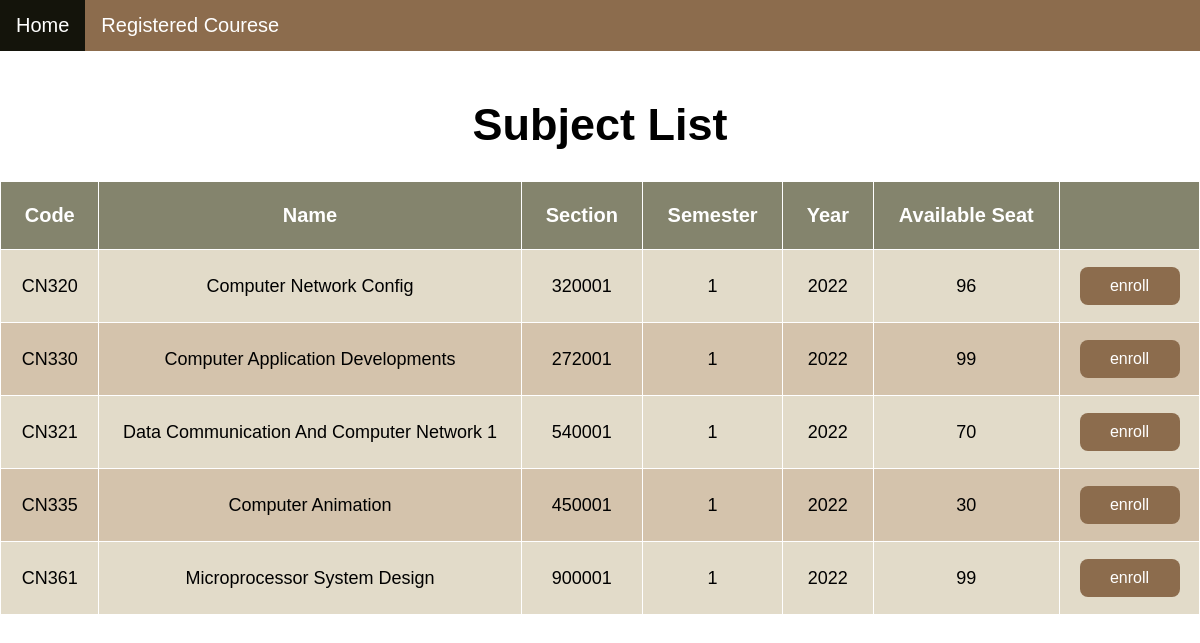
Page /booking/ (signed in) on the committed database.
### booking/models.py (models this page shows, shortened)
class Subject(models.Model):
    class_number = models.CharField(max_length=5, default="")
    subject_name = models.CharField(max_length=64, default="")
    section = models.CharField(max_length=10, default="")
    semester = models.CharField(max_length=10, default="")
    year = models.CharField(max_length=10, default="")
    seats = models.CharField(max_length=10, default="")

### booking/views.py (the view)
# urls.py: path('', views.index, name='index'),
def index(request):
    user = User.objects.get(pk=request.user.id)
    enrolled_subjects = Booking.objects.filter(user=user)
    id = []
    for subject in enrolled_subjects:
        id.append(subject.course_number.id)
    subjects = Subject.objects.exclude(pk__in=id)
    return render(request, "booking/index.html",{
        'subjects': subjects
    })

### booking/templates/booking/index.html (shortened to what this page needs)
{% extends 'booking/layout.html' %}
{% block body %}
<!DOCTYPE html>
<html>
<head>
</head>
<body>
    <div class="topnav">
        <a class="active" href="{% url 'index' %}">Home</a>
        <a href="{% url 'booking:checksubreg' %}">Registered Courese</a>
    </div>
    <br>
    <div class= style="padding-left:16px">
        <center> <h1>Subject List</h1> </center>
        {% if subjects %}
        <table>
            <tr>
                <th>Code</th>
                <th>Name</th>
                <th>Section</th>
                <th>Semester</th>
                <th>Year</th>
                <th>Available Seat</th>
                <th></th>
            </tr>
            {% for subject in subjects %}
            <tr>
                <td>{{ subject.class_number }}</td>
                <td>{{ subject.subject_name }}</td>
                <td>{{ subject.section }}</td>
                <td>{{ subject.semester }}</td>
                <td>{{ subject.year }}</td>
                <td>{{ subject.seats }}</td>
                <td>
                    <form action="{% url 'booking:booking' subject.id %}" method="post" >
                        <button class="button" style="vertical-align:middle" type="submit"><span>enroll</span></button>
                    </form>
                </td>
            </tr>
            {% endfor %}
        </table>
    {% endif %}
    </div>
</body>
</html>
{% endblock %}

### booking/templates/booking/index.html (style rules this page uses)
body { margin: 0; font-family: Calibri, Helvetica, sans-serif; }
.topnav { overflow: hidden; background-color: #8c6c4d; }
.topnav a { float: left; color: white; text-align: center; padding: 14px 16px; text-decoration: none; font-size: 20px; }
.topnav a.active { background-color: #14140b; color: white; }
h1 { font-size: 45px; }
table { border-collapse: collapse; border-spacing: 0; width: 100%; border: 1px solid white; }
th { border: 1px solid white; border-collapse: collapse; text-align: center; padding: 22px; background-color: #84846d; color: white; font-size: 20px; }
td { border: 1px solid white; border-collapse: collapse; text-align: center; padding: 16px; font-size: 18px; }
tr:nth-child(even) { background-color: #e2dbc9; }
tr:nth-child(odd) { background-color: #d4c3ac ; }
.button { display: inline-block; border-radius: 8px; background-color: #8c6c4d; border: none; color: #FFFFFF; text-align: center; font-size: 16px; padding: 10px; width: 100px; transition: all 0.5s; cursor: pointer; margin: 1px; }
.button span { cursor: pointer; display: inline-block; position: relative; transition: 0.5s; }
.button span:after { content: '\00bb'; position: absolute; opacity: 0; top: 0; right: -20px; transition: 0.5s; }

### rows in the picture
Subject: class_number "CN320", subject_name "Computer Network Config", section "320001", semester "1", year "2022", seats "96"
Subject: class_number "CN330", subject_name "Computer Application Developments", section "272001", semester "1", year "2022", seats "99"
Subject: class_number "CN321", subject_name "Data Communication And Computer Network 1", section "540001", semester "1", year "2022", seats "70"
Subject: class_number "CN335", subject_name "Computer Animation", section "450001", semester "1", year "2022", seats "30"
Subject: class_number "CN361", subject_name "Microprocessor System Design", section "900001", semester "1", year "2022", seats "99"
